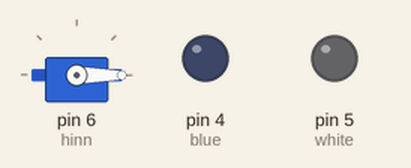
A sketch run on a simulated Arduino Uno, built with avr-gcc and run on an emulated ATmega328P. Shown: servo, output pins drawn as LEDs (lit = HIGH).

Above: at 0.05 s.
At 1.05 s:
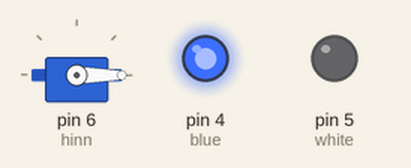
At 1.95 s:
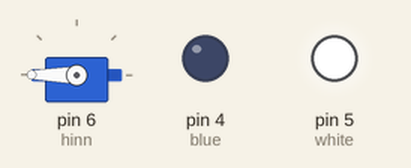
Timing chart, 0 to 4.6 s (numbered marks = the images above):
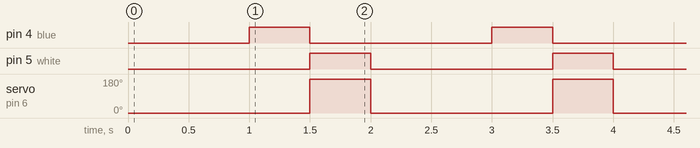

Measured:
- by itself, pin 4 (blue), pin 5 (white): alternates HIGH for 0.50 s and LOW for 1.5 s
- by itself, servo on pin 6 (hinn): alternates 180° for 0.50 s and 0° for 1.5 s

The sketch:

Servo_n_LED.ino
```cpp
#include <Servo.h>
int blue= 4;
int white= 5;
Servo hinn;

 void setup(){
  hinn.attach(6);
  hinn.write(0);
  pinMode(blue, OUTPUT);
  pinMode(white, OUTPUT);
 }

  void loop(){
    hinn.write(0);
    delay(1000);
    digitalWrite(blue, HIGH);
    delay(500);
    digitalWrite(blue, LOW);
    hinn.write(180);
    digitalWrite(white, HIGH);
    delay(500);
    digitalWrite(white, LOW);

  }
```
